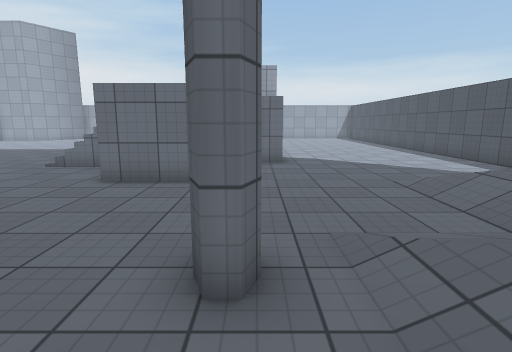
View 1 (above)

14 first-person views from a walk through a 3-D level made in the Unity game engine. The camera is 1.5 m above the floor, tilts 10° down and sees 80° across. The floor is counted in squares, 1 m on a side. Each view is taken from the middle of a square. On the plan, view 1 faces up. The plan holds only what a view shows up to about 15 squares ahead; the rest is blank. The place goes on beyond the plan. The player character is not drawn. Surface patterns are stand-ins for the level's own textures.

View 2
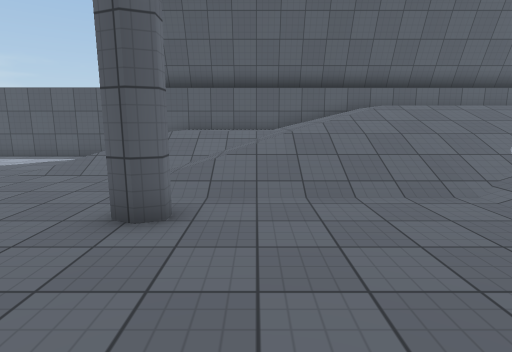

View 3
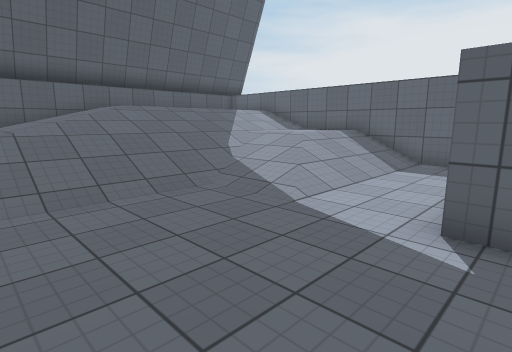

View 4
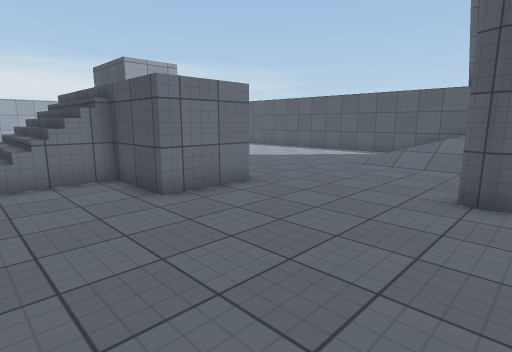

View 5
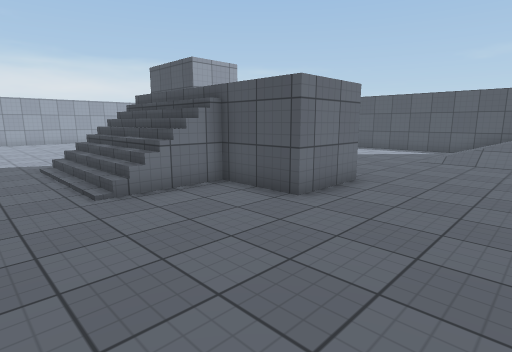

View 6
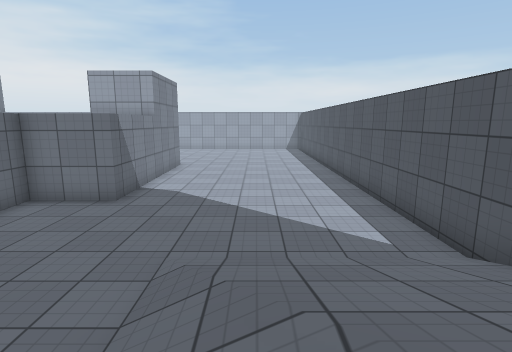

View 7
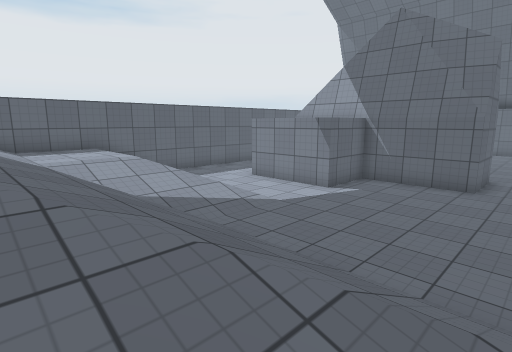

View 8
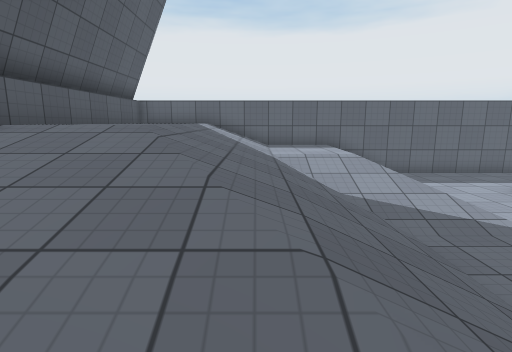

View 9
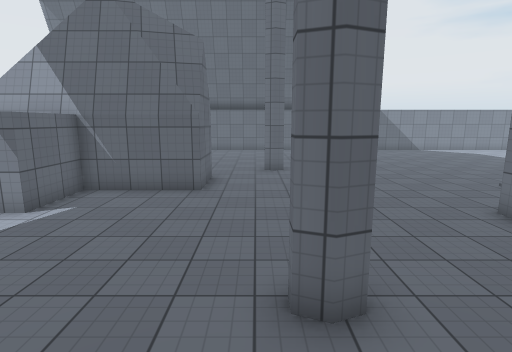

View 10
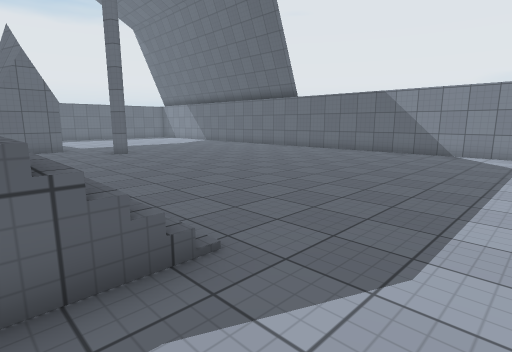

View 11
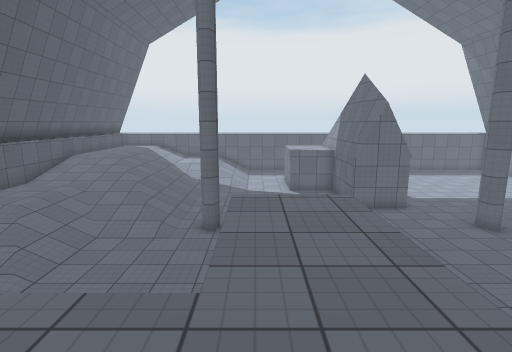

View 12
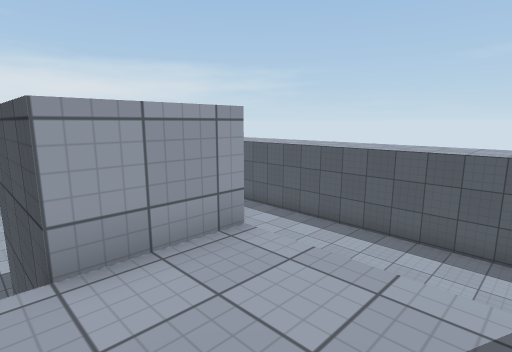

View 13
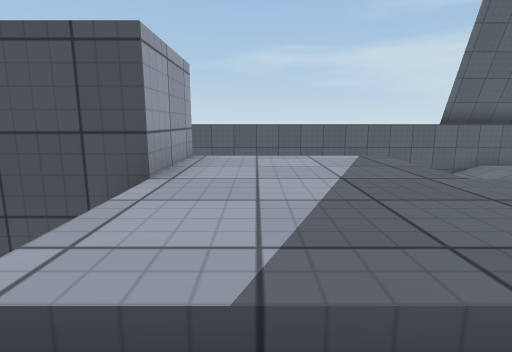

View 14
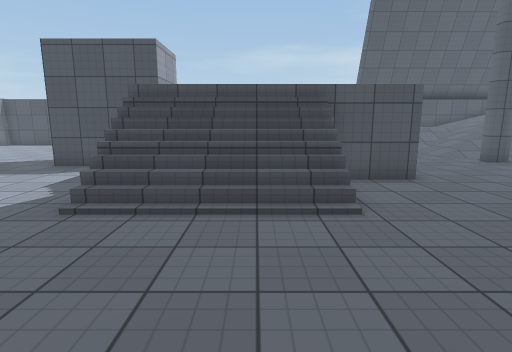

### Floor plan
Key: @ floor where view 1 was taken; # wall or solid block; . main floor; : floor 1.25 m higher than the main floor; + floor 2 m higher than the main floor; * floor 2.5 m higher than the main floor; / step, stairs or slope; ^ raised ledge.
Columns run from 21 left of view 1 to 10 right of it. Each row starts with its distance up from view 1.
 18          ...........###.......#
 17 #.................. ###.......#
 16 #................   # #.......#
 15 #.............////**###.......#
 14 #.............////****........#
 13 #.............////****........#
 12 #.............////****#.......#
 11   ............////**..........#
 10    ...........////**..........#
  9     .............***..........#
  8      ............***..........#
  7       .................../////#
  6        ................../////#
  5         ................./////#
  4          ................///::^
  3          .#..........#//////::^
  2         ..............//////::^
  1         ..............//////::^
  0         ....###......@////////#
 -1               #.......////////#^
 -2               #.......////////#^
 -3               #.......////////#^
 -4               ####..///////+  #^
 -5                  #..///////+++#^
 -6                  #..///////+  #^
 -7                  #..///////+  #^
 -8                 ....///:://+  #^
 -9                 ....///:://+  #^
-10                .....///:://+  #^
-11               ########^^^^^^^^#^
-12                               ^^

Where each view was taken, in squares from view 1:
view 1: 0 up, 0 right, facing up
view 2: 1 up, 5 left, facing right
view 3: 1 up, 5 left, facing down-right
view 4: 2 up, 7 left, facing up-right
view 5: 4 up, 9 left, facing up-right
view 6: 3 up, 5 right, facing up
view 7: 2 up, 5 right, facing down-left
view 8: 2 up, 4 right, facing down
view 9: 2 up, 3 right, facing left
view 10: 18 up, 5 left, facing down-left
view 11: 14 up, 2 left, facing down
view 12: 12 up, 2 left, facing up-right
view 13: 14 up, 5 left, facing right
view 14: 12 up, 12 left, facing right
